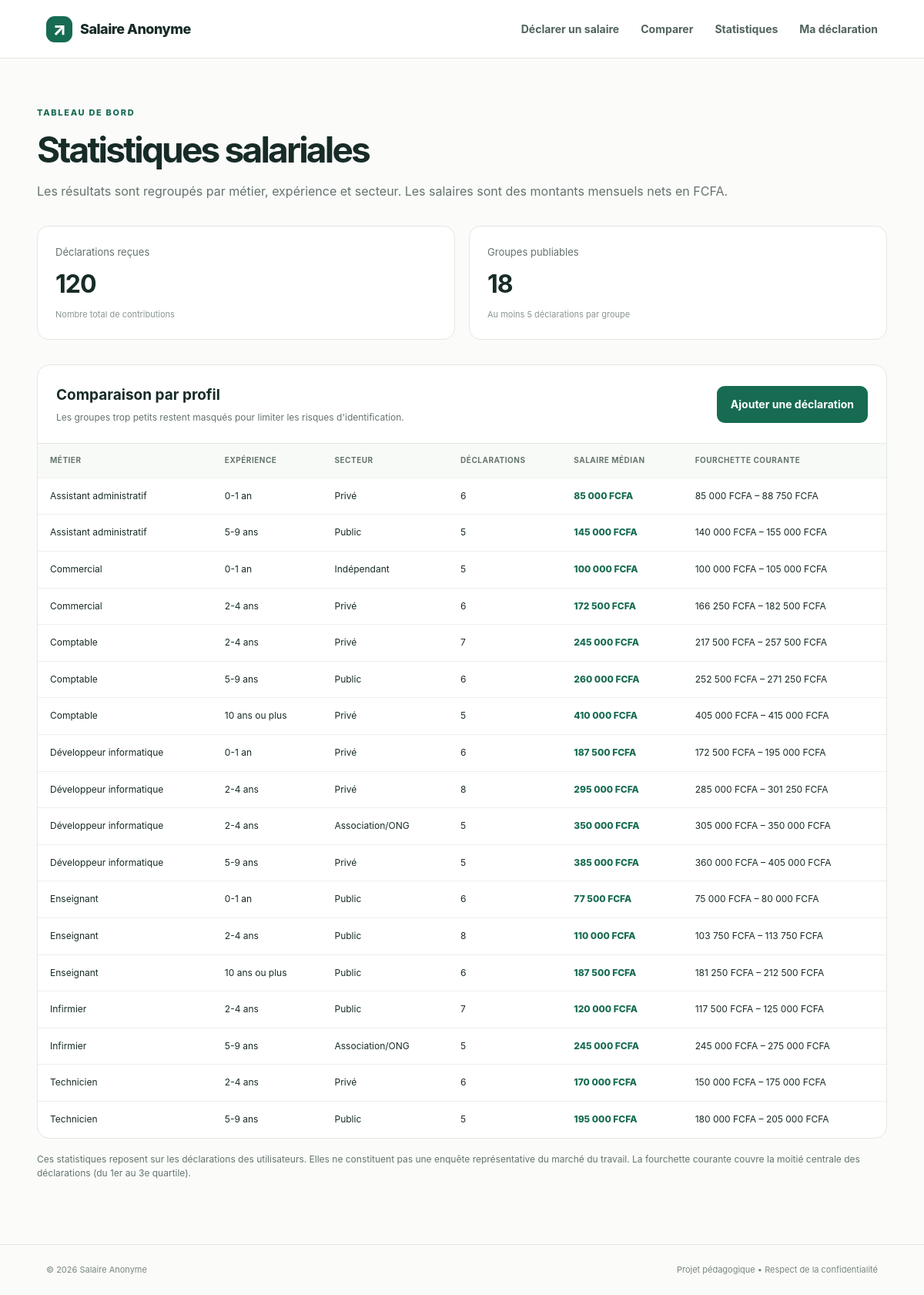
Page /dashboard.php on the committed database.
### tables this page shows
CREATE TABLE salary_submissions (
    id BIGINT UNSIGNED AUTO_INCREMENT PRIMARY KEY,
    job_title VARCHAR(100) NOT NULL,
    experience_level ENUM('0-1 an', '2-4 ans', '5-9 ans', '10 ans ou plus') NOT NULL,
    sector ENUM('Public', 'Privé', 'Association/ONG', 'Indépendant', 'Autre') NOT NULL,
     
    salary_amount DECIMAL(12,0) NOT NULL,
     
    created_at DATE NOT NULL,
     
    token_hash CHAR(64) NULL UNIQUE,
    INDEX idx_profile (job_title, experience_level, sector)
);

### dashboard.php (the view, shortened to what this page needs)
<?php
require __DIR__ . '/config.php';
function percentile(array $sorted, float $p): float {
    $n = count($sorted);
    $pos = ($n - 1) * $p;
    $low = (int) floor($pos);
    $high = (int) ceil($pos);
    return $sorted[$low] + ($sorted[$high] - $sorted[$low]) * ($pos - $low);
}
$rows = $pdo->query(
    'SELECT job_title, experience_level, sector, salary_amount
     FROM salary_submissions
     ORDER BY job_title, experience_level, sector'
)->fetchAll();
$totalDeclarations = count($rows);
$buckets = [];
foreach ($rows as $row) {
    $key = $row['job_title'] . '|' . $row['experience_level'] . '|' . $row['sector'];
    if (!isset($buckets[$key])) {
        $buckets[$key] = [
            'job_title' => $row['job_title'],
            'experience_level' => $row['experience_level'],
            'sector' => $row['sector'],
            'amounts' => [],
        ];
    }
    $buckets[$key]['amounts'][] = (float) $row['salary_amount'];
}
$groups = [];
foreach ($buckets as $bucket) {
    $amounts = $bucket['amounts'];
    if (count($amounts) < MIN_GROUP_SIZE) {
        continue;
    }
    sort($amounts);
    $groups[] = [
        'job_title' => $bucket['job_title'],
        'experience_level' => $bucket['experience_level'],
        'sector' => $bucket['sector'],
        'sample_size' => count($amounts),
        'median_salary' => percentile($amounts, 0.5),
        'q1_salary' => percentile($amounts, 0.25),
        'q3_salary' => percentile($amounts, 0.75),
    ];
}
$visibleGroups = count($groups);
function h(string $value): string { return htmlspecialchars($value, ENT_QUOTES, 'UTF-8'); }
function money(float|string $amount, string $currency): string {
    return number_format((float)$amount, 0, ',', ' ') . ' ' . $currency;
}
?>
<!doctype html>
<html lang="fr">
<head>
  <link rel="stylesheet" href="style.css">
</head>
<body>
<header class="topbar">
  <a class="brand" href="index.php"><span class="brand-icon">↗</span> Salaire Anonyme</a>
  <nav><a href="index.php#declarer">Déclarer un salaire</a><a href="comparer.php">Comparer</a><a href="dashboard.php" aria-current="page">Statistiques</a><a href="ma-declaration.php">Ma déclaration</a></nav>
</header>
<main class="dashboard-main">
  <section class="dashboard-heading">
    <p class="eyebrow">TABLEAU DE BORD</p>
    <h1>Statistiques salariales</h1>
    <p>Les résultats sont regroupés par métier, expérience et secteur. Les salaires sont des montants mensuels nets en FCFA.</p>
  </section>
  <section class="stats-cards">
    <div class="stat-card"><span>Déclarations reçues</span><strong><?= number_format($totalDeclarations, 0, ',', ' ') ?></strong><small>Nombre total de contributions</small></div>
    <div class="stat-card"><span>Groupes publiables</span><strong><?= number_format($visibleGroups, 0, ',', ' ') ?></strong><small>Au moins 5 déclarations par groupe</small></div>
  </section>
  <section class="table-panel">
    <div class="table-heading"><div><h2>Comparaison par profil</h2><p>Les groupes trop petits restent masqués pour limiter les risques d'identification.</p></div><a class="button primary" href="index.php#declarer">Ajouter une déclaration</a></div>
    <?php if (!$groups): ?>
      <div class="empty-state"><div class="empty-icon">▦</div><h3>Pas encore assez de données</h3><p>Un groupe apparaît après au moins 5 déclarations correspondant au même profil.</p><a href="index.php#declarer" class="text-link">Être parmi les premiers contributeurs →</a></div>
    <?php else: ?>
      <div class="table-wrap"><table>
        <thead><tr><th>Métier</th><th>Expérience</th><th>Secteur</th><th>Déclarations</th><th>Salaire médian</th><th>Fourchette courante</th></tr></thead>
        <tbody>
        <?php foreach ($groups as $group): ?>
          <tr>
            <td><?= h($group['job_title']) ?></td>
            <td><?= h($group['experience_level']) ?></td>
            <td><?= h($group['sector']) ?></td>
            <td><?= (int) $group['sample_size'] ?></td>
            <td class="salary-cell"><?= h(money($group['median_salary'], 'FCFA')) ?></td>
            <td><?= h(money($group['q1_salary'], 'FCFA')) ?> – <?= h(money($group['q3_salary'], 'FCFA')) ?></td>
          </tr>
        <?php endforeach; ?>
        </tbody>
      </table></div>
    <?php endif; ?>
  </section>
  <p class="disclaimer">Ces statistiques reposent sur les déclarations des utilisateurs. Elles ne constituent pas une enquête représentative du marché du travail. La fourchette courante couvre la moitié centrale des déclarations (du 1er au 3e quartile).</p>
</main>
<footer><span>© <?= date('Y') ?> Salaire Anonyme</span><span>Projet pédagogique • Respect de la confidentialité</span></footer>
</body>
</html>

### style.css (style rules this page uses)
:root { --ink:#172b27;--muted:#64736f;--green:#176b52;--green-dark:#10513f;--mint:#e8f4ee;--line:#e1e8e4;--paper:#fbfcfa;--white:#fff;--orange:#d98a43;--shadow:0 18px 50px rgba(27,65,52,.08) }
* { box-sizing:border-box }
html { scroll-behavior:smooth }
body { margin:0;background:var(--paper);color:var(--ink);font-family:Inter,ui-sans-serif,system-ui,-apple-system,BlinkMacSystemFont,"Segoe UI",sans-serif;line-height:1.55 }
.topbar { height:76px;display:flex;align-items:center;justify-content:space-between;padding:0 max(5vw,24px);background:rgba(255,255,255,.92);border-bottom:1px solid var(--line) }
.brand { display:flex;align-items:center;gap:10px;color:var(--ink);font-weight:800;text-decoration:none;font-size:18px;letter-spacing:-.5px }
.brand-icon { display:grid;place-items:center;width:34px;height:34px;border-radius:11px;background:var(--green);color:white;font-size:23px }
.topbar nav { display:flex;gap:28px }
.topbar nav a { font-size:14px;font-weight:650;color:#52635d;text-decoration:none }
main { max-width:1160px;margin:0 auto;padding:0 28px }
.eyebrow { color:var(--green);font-size:11px;font-weight:850;letter-spacing:1.7px;margin:0 0 15px }
.hero h1,.dashboard-heading h1 { font-size:clamp(38px,5vw,61px);line-height:1.08;letter-spacing:-2.8px;margin:0 0 22px }
.button { display:inline-flex;align-items:center;justify-content:center;gap:12px;border:0;border-radius:10px;padding:13px 18px;font:inherit;font-size:14px;font-weight:750;text-decoration:none;cursor:pointer;transition:transform .15s,background .15s }
.primary { background:var(--green);color:white }
footer { display:flex;justify-content:space-between;gap:16px;padding:24px max(5vw,24px);border-top:1px solid var(--line);color:#78857f;font-size:11px }
.dashboard-main { padding-top:62px;padding-bottom:70px }
.dashboard-heading h1 { font-size:46px;margin-bottom:12px }
.dashboard-heading>p:last-child { color:var(--muted) }
.stats-cards { display:grid;grid-template-columns:1fr 1fr;gap:18px;margin:32px 0 }
.stat-card { background:white;border:1px solid var(--line);border-radius:15px;padding:23px }
.stat-card span,.stat-card strong,.stat-card small { display:block }
.stat-card span { color:var(--muted);font-size:13px }
.stat-card strong { font-size:32px;letter-spacing:-1px;margin:7px 0 }
.stat-card small { color:#8a9691;font-size:11px }
.table-panel { background:white;border:1px solid var(--line);border-radius:16px;overflow:hidden }
.table-heading { display:flex;justify-content:space-between;align-items:center;gap:18px;padding:24px;border-bottom:1px solid var(--line) }
.table-heading h2 { margin:0 0 5px;font-size:19px }
.table-heading p { margin:0;color:var(--muted);font-size:12px }
.table-wrap { overflow-x:auto }
table { border-collapse:collapse;width:100%;min-width:900px;font-size:12px }
th,td { text-align:left;padding:14px 16px;border-bottom:1px solid #edf0ed;white-space:nowrap }
th { background:#f8faf8;color:#66756e;font-size:10px;text-transform:uppercase;letter-spacing:.5px }
tbody tr:last-child td { border-bottom:0 }
.salary-cell { font-weight:800;color:var(--green) }
.disclaimer { font-size:12px;color:var(--muted);margin-top:18px }

### rows in the picture
salary_submissions: job_title "Assistant administratif", experience_level "0-1 an", sector "Privé", sample_size "6", salary_amount "85 000 FCFA", q3_salary "88 750 FCFA"
salary_submissions: job_title "Commercial", experience_level "0-1 an", sector "Indépendant", sample_size "5", salary_amount "100 000 FCFA", q3_salary "105 000 FCFA"
salary_submissions: job_title "Comptable", experience_level "2-4 ans", sector "Privé", sample_size "7", salary_amount "245 000 FCFA", q1_salary "217 500 FCFA", q3_salary "257 500 FCFA"
salary_submissions: job_title "Comptable", experience_level "5-9 ans", sector "Public", sample_size "6", salary_amount "260 000 FCFA", q1_salary "252 500 FCFA", q3_salary "271 250 FCFA"
salary_submissions: job_title "Développeur informatique", experience_level "0-1 an", sector "Privé", sample_size "6", median_salary "187 500 FCFA", q1_salary "172 500 FCFA", salary_amount "195 000 FCFA"
salary_submissions: job_title "Développeur informatique", experience_level "2-4 ans", sector "Privé", sample_size "8", median_salary "295 000 FCFA", salary_amount "285 000 FCFA", q3_salary "301 250 FCFA"
salary_submissions: job_title "Développeur informatique", experience_level "2-4 ans", sector "Association/ONG", sample_size "5", salary_amount "350 000 FCFA", q1_salary "305 000 FCFA"
salary_submissions: job_title "Enseignant", experience_level "2-4 ans", sector "Public", sample_size "8", salary_amount "110 000 FCFA", q1_salary "103 750 FCFA", q3_salary "113 750 FCFA"
salary_submissions: job_title "Infirmier", experience_level "5-9 ans", sector "Association/ONG", sample_size "5", salary_amount "245 000 FCFA", q3_salary "275 000 FCFA"
salary_submissions: job_title "Technicien", experience_level "2-4 ans", sector "Privé", sample_size "6", median_salary "170 000 FCFA", q1_salary "150 000 FCFA", salary_amount "175 000 FCFA"

### other values in the picture
$totalDeclarations "120"
$visibleGroups "18"
$group['job_title'] "Assistant administratif"
$group['experience_level'] "5-9 ans"
$group['sector'] "Public"
$group['sample_size'] "5"
money($group['median_salary'], 'FCFA') "145 000 FCFA"
money($group['q1_salary'], 'FCFA') "140 000 FCFA"
money($group['q3_salary'], 'FCFA') "155 000 FCFA"
$group['job_title'] "Commercial"
$group['experience_level'] "2-4 ans"
$group['sector'] "Privé"
$group['sample_size'] "6"
money($group['median_salary'], 'FCFA') "172 500 FCFA"
money($group['q1_salary'], 'FCFA') "166 250 FCFA"
